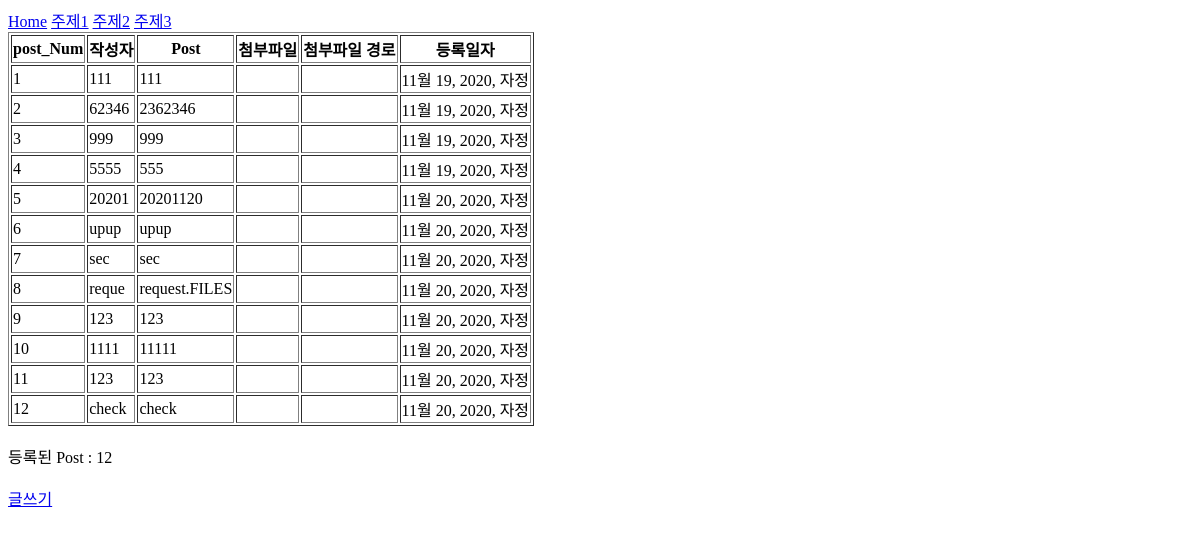
Page /blog/ on the earlier database version.
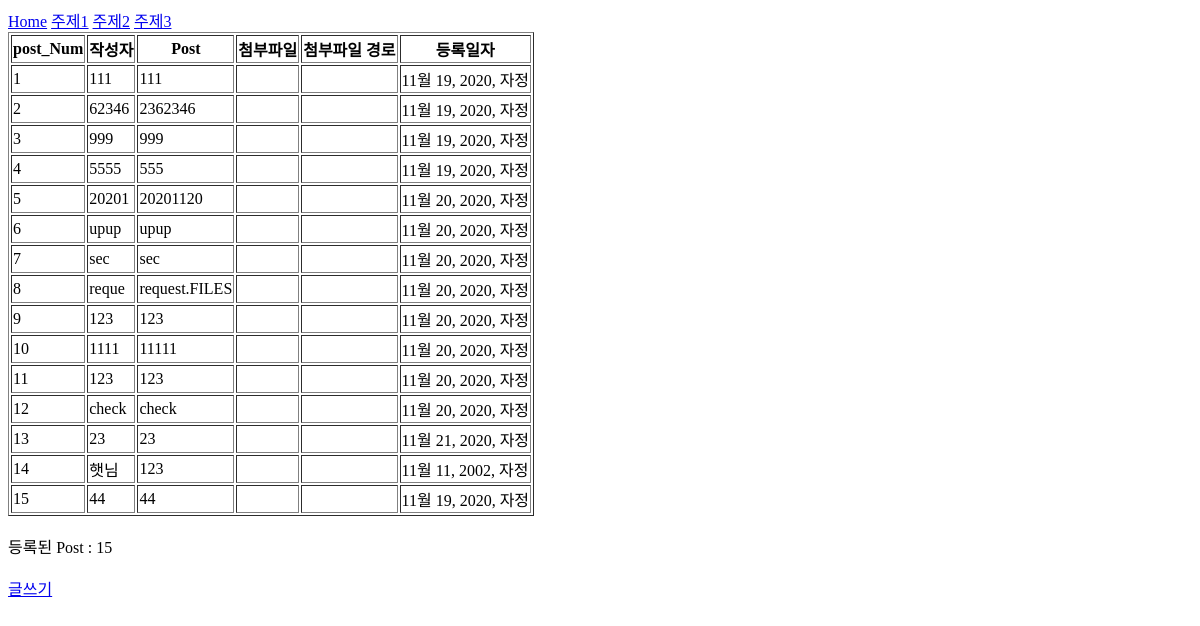
Same page on the later database version.
### blog/models.py (models this page shows, shortened)
class post(models.Model):
    who = models.CharField(max_length=30)
    text = models.TextField()
    Upload_file = models.FileField(null=True)
    date = models.DateTimeField(auto_now_add=True)

### blog/views.py (the view)
# urls.py: path('', views.blog_home, name='home'),
def blog_home(request):
    post_all = post.objects.all()
    context = {
        'post_all':post_all,
    }
    return render(request, 'blog/home.html', context)

### blog/templates/blog/home.html (shortened to what this page needs)
{% extends 'blog/frame.html' %}
{% block content %}
{% load static %}
<table border="1">
    <tr>
        <th>post_Num</th>
        <th>작성자</th>
        <th>Post</th>
        <th>첨부파일</th>
        <th>첨부파일 경로</th>
        <th>등록일자</th>
    </tr>
    {% for i in post_all %}
    <tr>
        <td>{{i.id}}</td>
        <td>{{i.who}}</td>
        <td>{{i.text}}</td>
        <td align="center">
        </td>
        <td align="center">
        </td>
        <td>{{i.date}}</td>
    </tr>
    {% endfor %}
</table>
<br>
등록된 Post : {{post_all.count}}<br>
<br>
<a href="{% url 'blog:create' %}">글쓰기</a>
{% endblock content %}

Differences in the rows shown:
added post: id "13", who "23", text "23", date "11월 21, 2020, 자정"
added post: id "14", who "햇님", text "123", date "11월 11, 2002, 자정"
added post: id "15", who "44", text "44", date "11월 19, 2020, 자정"
Other differences:
{{ post_all.count }}: "12" → "15"
